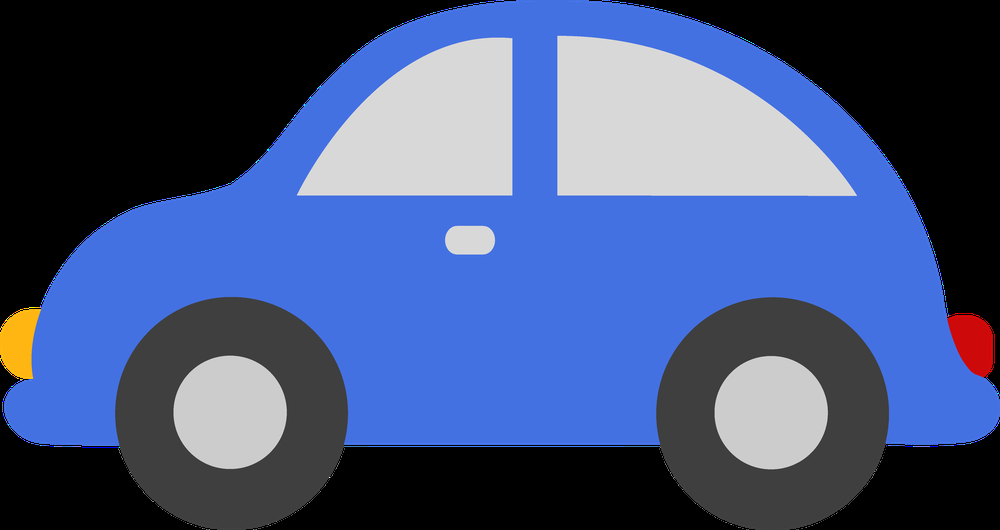
%> input picture car.png, 1000 x 530 px, shrunk from 4916 x 2605 before the run
$ octave --eval "result = runme;"   (GNU Octave 9; MATLAB toolbox functions it lacks are replaced by stand-ins)
%> lines starting %> are read from the running program, lines starting %| are printed output that depends on the picture
function im = runme()
im = imread('car.png');
%> im is the input picture: size 530x1000x3 uint8; mean R, G, B 68.1, 84.6, 128
fg = rgb2gray(im);
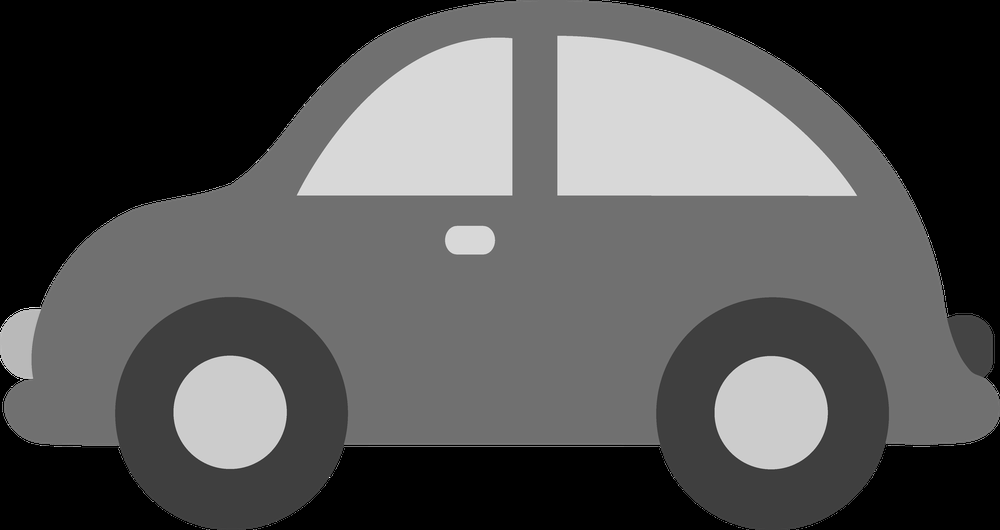
%> fg: size 530x1000 uint8; min 0, max 255, mean 84.4
fg = double(fg);
%> fg: size 530x1000 double
fg = fg / max(max(fg));

f = getFeatures(fg);

im = resynth(f);

end


function im = resynth(f)

im = resynth_init(f.row,f.col);
d = struct();
d.mean = featureDist('mean', im, f)
d.var = featureDist('var', im, f)
d.skew = featureDist('skew', im, f)
d.kurtosis = featureDist('kurtosis', im, f)

end


function im = resynth_init(row,col)

lr = length(row);
%> lr = 530
s = 0;
for i = 1:lr
    s = s + row(i).mean;
end
%> this loop made 530 passes
%> s on passes 1 to 3: 0.0403, 0.0908, 0.15
%> after the loop, s = 175.5
s = s/lr;
%> s = 0.331
im = rand(lr,length(col)) * (1-s);
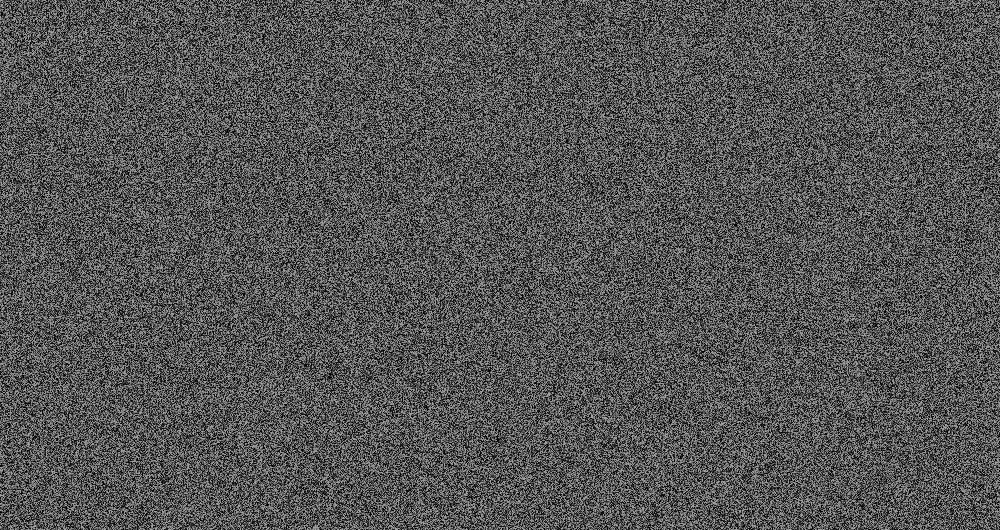
%> im: size 530x1000 double; min 2.62e-06, max 0.669, mean 0.334
end

function d = featureDist(feature, im, f)
%> called with feature = 'mean'
fnew = getFeatures(im);
rd = zeros(length(f.row),1);
cd = zeros(length(f.col),1);
for i = 1:length(f.row)
    rd(i) = f.row(i).(feature) - fnew.row(i).(feature);
end
%> after the loop, rd = 530 values, max 0.207 at index 195, min -0.315 at index 528, mean -0.00324

for i = 1:length(f.col)
    cd(i) = f.col(i).(feature) - fnew.col(i).(feature);
end
%> after the loop, cd = 1000 values, max 0.193 at index 750, min -0.331 at index 1000, mean -0.00324

d = sum(cd)+sum(rd);
%> d = -4.96
end


function f = getFeatures(im)
f = struct();
f.row = struct();
f.col = struct();

for i = 1:size(im,1)
    f.row(i).mean = mean(im(i,:));
    f.row(i).var = var(im(i,:));
    f.row(i).skew = skewness(im(i,:));
    f.row(i).kurtosis = kurtosis(im(i,:));
end
for i = 1:size(im,2)
    f.col(i).mean = mean(im(:,i));
    f.col(i).var = var(im(:,i));
    f.col(i).skew = skewness(im(:,i));
    f.col(i).kurtosis = kurtosis(im(:,i));
end
end
%> in resynth, `d.var = featureDist('var', im, f)`: d.var = 36.75
%> in resynth, `d.skew = featureDist('skew', im, f)`: d.skew = 224.1
%> in resynth, `d.kurtosis = featureDist('kurtosis', im, f)`: d.kurtosis = 1255.3
